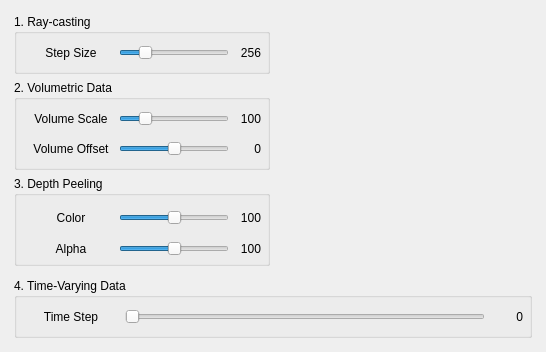
<?xml version="1.0" encoding="UTF-8"?>
<ui version="4.0">
 <class>QDPControlPanel</class>
 <widget class="QWidget" name="QDPControlPanel">
  <property name="geometry">
   <rect>
    <x>0</x>
    <y>0</y>
    <width>542</width>
    <height>348</height>
   </rect>
  </property>
  <property name="minimumSize">
   <size>
    <width>0</width>
    <height>0</height>
   </size>
  </property>
  <property name="maximumSize">
   <size>
    <width>16777215</width>
    <height>16777215</height>
   </size>
  </property>
  <property name="windowTitle">
   <string>Control Panel</string>
  </property>
  <layout class="QVBoxLayout" name="verticalLayout">
   <item>
    <widget class="QWidget" name="widgetTop" native="true">
     <layout class="QHBoxLayout" name="horizontalLayoutTop">
      <property name="spacing">
       <number>6</number>
      </property>
      <property name="margin">
       <number>3</number>
      </property>
      <item>
       <widget class="QWidget" name="widgetParameter" native="true">
        <property name="minimumSize">
         <size>
          <width>256</width>
          <height>0</height>
         </size>
        </property>
        <property name="maximumSize">
         <size>
          <width>256</width>
          <height>16777215</height>
         </size>
        </property>
        <property name="styleSheet">
         <string notr="true"/>
        </property>
        <layout class="QVBoxLayout" name="verticalLayoutParameter">
         <property name="spacing">
          <number>6</number>
         </property>
         <property name="margin">
          <number>0</number>
         </property>
         <item>
          <widget class="QGroupBox" name="groupBoxRayCasting">
           <property name="minimumSize">
            <size>
             <width>0</width>
             <height>60</height>
            </size>
           </property>
           <property name="maximumSize">
            <size>
             <width>16777215</width>
             <height>60</height>
            </size>
           </property>
           <property name="title">
            <string>1. Ray-casting</string>
           </property>
           <layout class="QVBoxLayout" name="verticalLayoutRayCasting">
            <property name="spacing">
             <number>6</number>
            </property>
            <property name="margin">
             <number>6</number>
            </property>
            <item>
             <widget class="QWidget" name="widgetStepSize" native="true">
              <layout class="QHBoxLayout" name="horizontalLayoutStepSize">
               <property name="spacing">
                <number>0</number>
               </property>
               <property name="margin">
                <number>0</number>
               </property>
               <item>
                <widget class="QLabel" name="labelStepSize">
                 <property name="minimumSize">
                  <size>
                   <width>96</width>
                   <height>0</height>
                  </size>
                 </property>
                 <property name="maximumSize">
                  <size>
                   <width>96</width>
                   <height>16777215</height>
                  </size>
                 </property>
                 <property name="text">
                  <string>Step Size</string>
                 </property>
                 <property name="alignment">
                  <set>Qt::AlignCenter</set>
                 </property>
                </widget>
               </item>
               <item>
                <widget class="QSlider" name="horizontalSliderStepSize">
                 <property name="minimum">
                  <number>64</number>
                 </property>
                 <property name="maximum">
                  <number>1024</number>
                 </property>
                 <property name="value">
                  <number>256</number>
                 </property>
                 <property name="orientation">
                  <enum>Qt::Horizontal</enum>
                 </property>
                </widget>
               </item>
               <item>
                <widget class="QLabel" name="labelStepSizeValue">
                 <property name="minimumSize">
                  <size>
                   <width>32</width>
                   <height>0</height>
                  </size>
                 </property>
                 <property name="maximumSize">
                  <size>
                   <width>32</width>
                   <height>16777215</height>
                  </size>
                 </property>
                 <property name="text">
                  <string>256</string>
                 </property>
                 <property name="alignment">
                  <set>Qt::AlignRight|Qt::AlignTrailing|Qt::AlignVCenter</set>
                 </property>
                </widget>
               </item>
              </layout>
             </widget>
            </item>
           </layout>
          </widget>
         </item>
         <item>
          <widget class="QGroupBox" name="groupBoxVolumetricData">
           <property name="minimumSize">
            <size>
             <width>0</width>
             <height>90</height>
            </size>
           </property>
           <property name="maximumSize">
            <size>
             <width>16777215</width>
             <height>90</height>
            </size>
           </property>
           <property name="title">
            <string>2. Volumetric Data</string>
           </property>
           <layout class="QVBoxLayout" name="verticalLayoutVolumetricData">
            <property name="spacing">
             <number>6</number>
            </property>
            <property name="margin">
             <number>6</number>
            </property>
            <item>
             <widget class="QWidget" name="widgetVolumeScale" native="true">
              <layout class="QHBoxLayout" name="horizontalLayoutVolumeScale">
               <property name="spacing">
                <number>0</number>
               </property>
               <property name="margin">
                <number>0</number>
               </property>
               <item>
                <widget class="QLabel" name="labelVolumeScale">
                 <property name="minimumSize">
                  <size>
                   <width>96</width>
                   <height>0</height>
                  </size>
                 </property>
                 <property name="maximumSize">
                  <size>
                   <width>96</width>
                   <height>16777215</height>
                  </size>
                 </property>
                 <property name="text">
                  <string>Volume Scale</string>
                 </property>
                 <property name="alignment">
                  <set>Qt::AlignCenter</set>
                 </property>
                </widget>
               </item>
               <item>
                <widget class="QSlider" name="horizontalSliderVolumeScale">
                 <property name="minimum">
                  <number>25</number>
                 </property>
                 <property name="maximum">
                  <number>400</number>
                 </property>
                 <property name="pageStep">
                  <number>5</number>
                 </property>
                 <property name="value">
                  <number>100</number>
                 </property>
                 <property name="orientation">
                  <enum>Qt::Horizontal</enum>
                 </property>
                </widget>
               </item>
               <item>
                <widget class="QLabel" name="labelVolumeScaleValue">
                 <property name="minimumSize">
                  <size>
                   <width>32</width>
                   <height>0</height>
                  </size>
                 </property>
                 <property name="maximumSize">
                  <size>
                   <width>32</width>
                   <height>16777215</height>
                  </size>
                 </property>
                 <property name="text">
                  <string>100</string>
                 </property>
                 <property name="alignment">
                  <set>Qt::AlignRight|Qt::AlignTrailing|Qt::AlignVCenter</set>
                 </property>
                </widget>
               </item>
              </layout>
             </widget>
            </item>
            <item>
             <widget class="QWidget" name="widgetVolumeOffset" native="true">
              <layout class="QHBoxLayout" name="horizontalLayoutVolumeOffset">
               <property name="spacing">
                <number>0</number>
               </property>
               <property name="margin">
                <number>0</number>
               </property>
               <item>
                <widget class="QLabel" name="labelVolumeOffset">
                 <property name="minimumSize">
                  <size>
                   <width>96</width>
                   <height>0</height>
                  </size>
                 </property>
                 <property name="maximumSize">
                  <size>
                   <width>96</width>
                   <height>16777215</height>
                  </size>
                 </property>
                 <property name="text">
                  <string>Volume Offset</string>
                 </property>
                 <property name="alignment">
                  <set>Qt::AlignCenter</set>
                 </property>
                </widget>
               </item>
               <item>
                <widget class="QSlider" name="horizontalSliderVolumeOffset">
                 <property name="minimum">
                  <number>-100</number>
                 </property>
                 <property name="maximum">
                  <number>100</number>
                 </property>
                 <property name="pageStep">
                  <number>5</number>
                 </property>
                 <property name="value">
                  <number>0</number>
                 </property>
                 <property name="orientation">
                  <enum>Qt::Horizontal</enum>
                 </property>
                </widget>
               </item>
               <item>
                <widget class="QLabel" name="labelVolumeOffsetValue">
                 <property name="minimumSize">
                  <size>
                   <width>32</width>
                   <height>0</height>
                  </size>
                 </property>
                 <property name="maximumSize">
                  <size>
                   <width>32</width>
                   <height>16777215</height>
                  </size>
                 </property>
                 <property name="text">
                  <string>0</string>
                 </property>
                 <property name="alignment">
                  <set>Qt::AlignRight|Qt::AlignTrailing|Qt::AlignVCenter</set>
                 </property>
                </widget>
               </item>
              </layout>
             </widget>
            </item>
           </layout>
          </widget>
         </item>
         <item>
          <widget class="QGroupBox" name="groupBoxDepthPeeling">
           <property name="minimumSize">
            <size>
             <width>0</width>
             <height>90</height>
            </size>
           </property>
           <property name="maximumSize">
            <size>
             <width>16777215</width>
             <height>90</height>
            </size>
           </property>
           <property name="title">
            <string>3. Depth Peeling</string>
           </property>
           <layout class="QVBoxLayout" name="verticalLayoutDepthPeeling">
            <property name="margin">
             <number>6</number>
            </property>
            <item>
             <widget class="QWidget" name="widget" native="true">
              <property name="minimumSize">
               <size>
                <width>0</width>
                <height>32</height>
               </size>
              </property>
              <property name="maximumSize">
               <size>
                <width>16777215</width>
                <height>32</height>
               </size>
              </property>
              <layout class="QHBoxLayout" name="horizontalLayoutColor">
               <property name="spacing">
                <number>0</number>
               </property>
               <property name="margin">
                <number>0</number>
               </property>
               <item>
                <widget class="QLabel" name="labelColorTooltip">
                 <property name="minimumSize">
                  <size>
                   <width>96</width>
                   <height>0</height>
                  </size>
                 </property>
                 <property name="maximumSize">
                  <size>
                   <width>96</width>
                   <height>16777215</height>
                  </size>
                 </property>
                 <property name="text">
                  <string>Color</string>
                 </property>
                 <property name="alignment">
                  <set>Qt::AlignCenter</set>
                 </property>
                </widget>
               </item>
               <item>
                <widget class="QSlider" name="horizontalSliderColor">
                 <property name="styleSheet">
                  <string notr="true">background-color:
qlineargradient(spread:pad, x1:0, y1:0, x2:1, y2:0, 
stop:0.0 hsv(000%, 80%, 80%),
stop:0.1 hsv(010%, 80%, 80%),
stop:0.2 hsv(020%, 80%, 80%),
stop:0.3 hsv(030%, 80%, 80%),
stop:0.4 hsv(040%, 80%, 80%),
stop:0.5 hsv(050%, 80%, 80%),
stop:0.6 hsv(060%, 80%, 80%),
stop:0.7 hsv(070%, 80%, 80%),
stop:0.8 hsv(080%, 80%, 80%),
stop:0.9 hsv(090%, 80%, 80%),
stop:1.0 hsv(100%, 80%, 80%)
);</string>
                 </property>
                 <property name="minimum">
                  <number>0</number>
                 </property>
                 <property name="maximum">
                  <number>200</number>
                 </property>
                 <property name="pageStep">
                  <number>5</number>
                 </property>
                 <property name="value">
                  <number>100</number>
                 </property>
                 <property name="orientation">
                  <enum>Qt::Horizontal</enum>
                 </property>
                </widget>
               </item>
               <item>
                <widget class="QLabel" name="labelColorValue">
                 <property name="minimumSize">
                  <size>
                   <width>32</width>
                   <height>0</height>
                  </size>
                 </property>
                 <property name="maximumSize">
                  <size>
                   <width>32</width>
                   <height>16777215</height>
                  </size>
                 </property>
                 <property name="text">
                  <string>100</string>
                 </property>
                 <property name="alignment">
                  <set>Qt::AlignRight|Qt::AlignTrailing|Qt::AlignVCenter</set>
                 </property>
                </widget>
               </item>
              </layout>
             </widget>
            </item>
            <item>
             <widget class="QWidget" name="widgetAlpha" native="true">
              <property name="minimumSize">
               <size>
                <width>0</width>
                <height>32</height>
               </size>
              </property>
              <property name="maximumSize">
               <size>
                <width>16777215</width>
                <height>32</height>
               </size>
              </property>
              <layout class="QHBoxLayout" name="horizontalLayoutAlpha">
               <property name="spacing">
                <number>0</number>
               </property>
               <property name="margin">
                <number>0</number>
               </property>
               <item>
                <widget class="QLabel" name="labelAlphaTooltip">
                 <property name="minimumSize">
                  <size>
                   <width>96</width>
                   <height>0</height>
                  </size>
                 </property>
                 <property name="maximumSize">
                  <size>
                   <width>96</width>
                   <height>16777215</height>
                  </size>
                 </property>
                 <property name="text">
                  <string>Alpha</string>
                 </property>
                 <property name="alignment">
                  <set>Qt::AlignCenter</set>
                 </property>
                </widget>
               </item>
               <item>
                <widget class="QSlider" name="horizontalSliderAlpha">
                 <property name="minimum">
                  <number>0</number>
                 </property>
                 <property name="maximum">
                  <number>200</number>
                 </property>
                 <property name="pageStep">
                  <number>5</number>
                 </property>
                 <property name="value">
                  <number>100</number>
                 </property>
                 <property name="orientation">
                  <enum>Qt::Horizontal</enum>
                 </property>
                </widget>
               </item>
               <item>
                <widget class="QLabel" name="labelAlphaValue">
                 <property name="minimumSize">
                  <size>
                   <width>32</width>
                   <height>0</height>
                  </size>
                 </property>
                 <property name="maximumSize">
                  <size>
                   <width>32</width>
                   <height>16777215</height>
                  </size>
                 </property>
                 <property name="text">
                  <string>100</string>
                 </property>
                 <property name="alignment">
                  <set>Qt::AlignRight|Qt::AlignTrailing|Qt::AlignVCenter</set>
                 </property>
                </widget>
               </item>
              </layout>
             </widget>
            </item>
           </layout>
          </widget>
         </item>
        </layout>
       </widget>
      </item>
      <item>
       <widget class="QTransferFunction1D" name="widgetEditor" native="true">
        <property name="minimumSize">
         <size>
          <width>256</width>
          <height>0</height>
         </size>
        </property>
       </widget>
      </item>
     </layout>
    </widget>
   </item>
   <item>
    <widget class="QWidget" name="widgetBottom" native="true">
     <property name="minimumSize">
      <size>
       <width>0</width>
       <height>0</height>
      </size>
     </property>
     <property name="maximumSize">
      <size>
       <width>16777215</width>
       <height>16777215</height>
      </size>
     </property>
     <layout class="QVBoxLayout" name="verticalLayout_3">
      <property name="spacing">
       <number>6</number>
      </property>
      <property name="margin">
       <number>3</number>
      </property>
      <item>
       <widget class="QGroupBox" name="groupBoxTimeVaryingData">
        <property name="minimumSize">
         <size>
          <width>0</width>
          <height>60</height>
         </size>
        </property>
        <property name="maximumSize">
         <size>
          <width>16777215</width>
          <height>60</height>
         </size>
        </property>
        <property name="title">
         <string>4. Time-Varying Data</string>
        </property>
        <layout class="QHBoxLayout" name="horizontalLayoutTimeVaryingData">
         <property name="margin">
          <number>6</number>
         </property>
         <item>
          <widget class="QLabel" name="labelTimeStep">
           <property name="minimumSize">
            <size>
             <width>96</width>
             <height>0</height>
            </size>
           </property>
           <property name="maximumSize">
            <size>
             <width>96</width>
             <height>16777215</height>
            </size>
           </property>
           <property name="text">
            <string>Time Step</string>
           </property>
           <property name="alignment">
            <set>Qt::AlignCenter</set>
           </property>
          </widget>
         </item>
         <item>
          <widget class="QSlider" name="horizontalSliderTimeStep">
           <property name="minimum">
            <number>0</number>
           </property>
           <property name="maximum">
            <number>255</number>
           </property>
           <property name="pageStep">
            <number>0</number>
           </property>
           <property name="orientation">
            <enum>Qt::Horizontal</enum>
           </property>
          </widget>
         </item>
         <item>
          <widget class="QLabel" name="labelTimeStepValue">
           <property name="minimumSize">
            <size>
             <width>32</width>
             <height>0</height>
            </size>
           </property>
           <property name="maximumSize">
            <size>
             <width>32</width>
             <height>16777215</height>
            </size>
           </property>
           <property name="text">
            <string>0</string>
           </property>
           <property name="alignment">
            <set>Qt::AlignRight|Qt::AlignTrailing|Qt::AlignVCenter</set>
           </property>
          </widget>
         </item>
        </layout>
       </widget>
      </item>
     </layout>
    </widget>
   </item>
  </layout>
 </widget>
 <customwidgets>
  <customwidget>
   <class>QTransferFunction1D</class>
   <extends>QWidget</extends>
   <header>../infrastructures/QTransferFunction1D.h</header>
   <container>1</container>
   <slots>
    <slot>updateStepSize(int)</slot>
    <slot>updateStepOffset(int)</slot>
    <slot>updateintegraionScale(int)</slot>
   </slots>
  </customwidget>
 </customwidgets>
 <resources/>
 <connections>
  <connection>
   <sender>horizontalSliderAlpha</sender>
   <signal>valueChanged(int)</signal>
   <receiver>labelAlphaValue</receiver>
   <slot>setNum(int)</slot>
   <hints>
    <hint type="sourcelabel">
     <x>296</x>
     <y>209</y>
    </hint>
    <hint type="destinationlabel">
     <x>500</x>
     <y>209</y>
    </hint>
   </hints>
  </connection>
  <connection>
   <sender>horizontalSliderColor</sender>
   <signal>valueChanged(int)</signal>
   <receiver>labelColorValue</receiver>
   <slot>setNum(int)</slot>
   <hints>
    <hint type="sourcelabel">
     <x>313</x>
     <y>75</y>
    </hint>
    <hint type="destinationlabel">
     <x>530</x>
     <y>75</y>
    </hint>
   </hints>
  </connection>
  <connection>
   <sender>horizontalSliderStepSize</sender>
   <signal>valueChanged(int)</signal>
   <receiver>labelTimeStepValue</receiver>
   <slot>setNum(int)</slot>
   <hints>
    <hint type="sourcelabel">
     <x>171</x>
     <y>47</y>
    </hint>
    <hint type="destinationlabel">
     <x>506</x>
     <y>311</y>
    </hint>
   </hints>
  </connection>
  <connection>
   <sender>horizontalSliderVolumeScale</sender>
   <signal>valueChanged(int)</signal>
   <receiver>labelVolumeScaleValue</receiver>
   <slot>setNum(int)</slot>
   <hints>
    <hint type="sourcelabel">
     <x>171</x>
     <y>111</y>
    </hint>
    <hint type="destinationlabel">
     <x>244</x>
     <y>111</y>
    </hint>
   </hints>
  </connection>
  <connection>
   <sender>horizontalSliderVolumeOffset</sender>
   <signal>valueChanged(int)</signal>
   <receiver>labelVolumeOffsetValue</receiver>
   <slot>setNum(int)</slot>
   <hints>
    <hint type="sourcelabel">
     <x>171</x>
     <y>146</y>
    </hint>
    <hint type="destinationlabel">
     <x>244</x>
     <y>146</y>
    </hint>
   </hints>
  </connection>
  <connection>
   <sender>horizontalSliderTimeStep</sender>
   <signal>valueChanged(int)</signal>
   <receiver>labelTimeStepValue</receiver>
   <slot>setNum(int)</slot>
   <hints>
    <hint type="sourcelabel">
     <x>302</x>
     <y>311</y>
    </hint>
    <hint type="destinationlabel">
     <x>506</x>
     <y>311</y>
    </hint>
   </hints>
  </connection>
 </connections>
</ui>
